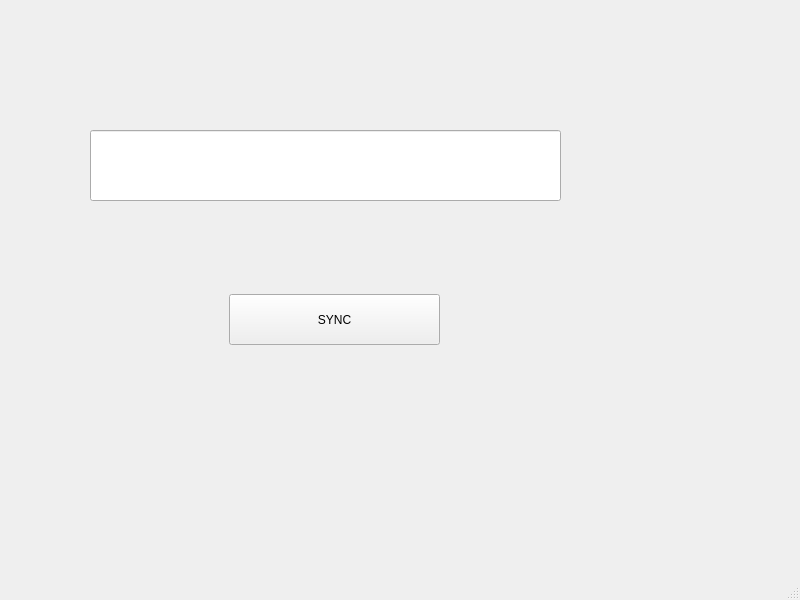
<?xml version="1.0" encoding="UTF-8"?>
<ui version="4.0">
 <class>MainWindow</class>
 <widget class="QMainWindow" name="MainWindow">
  <property name="geometry">
   <rect>
    <x>0</x>
    <y>0</y>
    <width>800</width>
    <height>600</height>
   </rect>
  </property>
  <property name="windowTitle">
   <string>MainWindow</string>
  </property>
  <widget class="QWidget" name="centralwidget">
   <widget class="QLineEdit" name="lineEdit">
    <property name="geometry">
     <rect>
      <x>90</x>
      <y>130</y>
      <width>471</width>
      <height>71</height>
     </rect>
    </property>
   </widget>
   <widget class="QPushButton" name="pushButton">
    <property name="geometry">
     <rect>
      <x>229</x>
      <y>294</y>
      <width>211</width>
      <height>51</height>
     </rect>
    </property>
    <property name="text">
     <string>SYNC</string>
    </property>
   </widget>
  </widget>
  <widget class="QMenuBar" name="menubar">
   <property name="geometry">
    <rect>
     <x>0</x>
     <y>0</y>
     <width>800</width>
     <height>20</height>
    </rect>
   </property>
  </widget>
  <widget class="QStatusBar" name="statusbar"/>
 </widget>
 <resources/>
 <connections/>
</ui>
